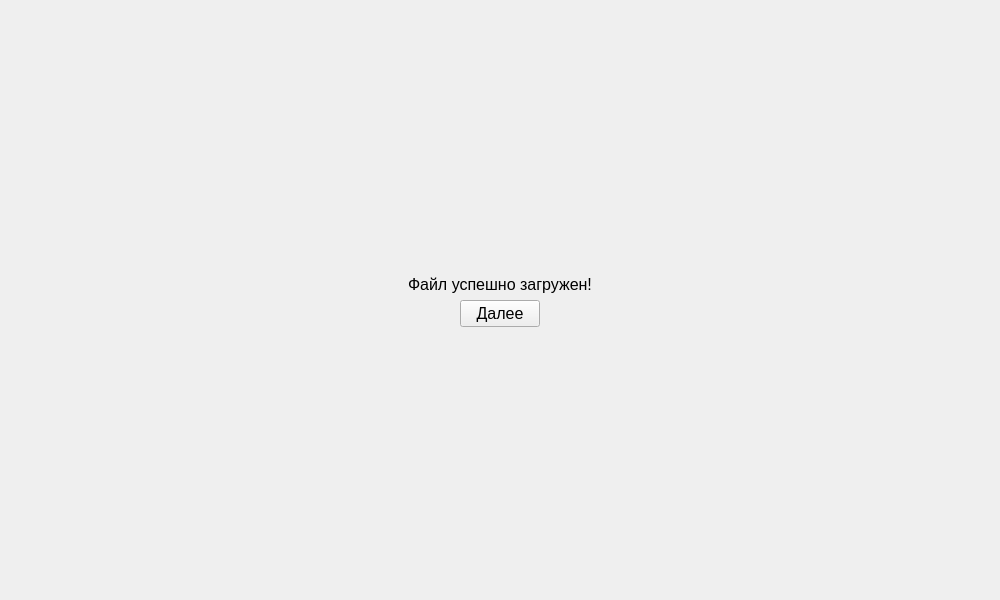
<?xml version="1.0" encoding="UTF-8"?>
<ui version="4.0">
 <class>Form</class>
 <widget class="QWidget" name="Form">
  <property name="geometry">
   <rect>
    <x>0</x>
    <y>0</y>
    <width>1000</width>
    <height>600</height>
   </rect>
  </property>
  <property name="windowTitle">
   <string>Form</string>
  </property>
  <layout class="QVBoxLayout" name="verticalLayout_3">
   <item>
    <spacer name="verticalSpacer">
     <property name="orientation">
      <enum>Qt::Vertical</enum>
     </property>
     <property name="sizeHint" stdset="0">
      <size>
       <width>20</width>
       <height>40</height>
      </size>
     </property>
    </spacer>
   </item>
   <item>
    <layout class="QHBoxLayout" name="horizontalLayout_5">
     <item>
      <layout class="QVBoxLayout" name="verticalLayout_2">
       <item>
        <layout class="QHBoxLayout" name="horizontalLayout">
         <item>
          <spacer name="horizontalSpacer">
           <property name="orientation">
            <enum>Qt::Horizontal</enum>
           </property>
           <property name="sizeHint" stdset="0">
            <size>
             <width>40</width>
             <height>20</height>
            </size>
           </property>
          </spacer>
         </item>
         <item>
          <widget class="QLabel" name="label">
           <property name="font">
            <font>
             <pointsize>12</pointsize>
            </font>
           </property>
           <property name="text">
            <string>Файл успешно загружен!</string>
           </property>
          </widget>
         </item>
         <item>
          <spacer name="horizontalSpacer_2">
           <property name="orientation">
            <enum>Qt::Horizontal</enum>
           </property>
           <property name="sizeHint" stdset="0">
            <size>
             <width>40</width>
             <height>20</height>
            </size>
           </property>
          </spacer>
         </item>
        </layout>
       </item>
       <item>
        <layout class="QHBoxLayout" name="horizontalLayout_4">
         <item>
          <spacer name="horizontalSpacer_3">
           <property name="orientation">
            <enum>Qt::Horizontal</enum>
           </property>
           <property name="sizeHint" stdset="0">
            <size>
             <width>40</width>
             <height>20</height>
            </size>
           </property>
          </spacer>
         </item>
         <item>
          <widget class="QPushButton" name="pushButton">
           <property name="font">
            <font>
             <pointsize>12</pointsize>
            </font>
           </property>
           <property name="text">
            <string>Далее</string>
           </property>
          </widget>
         </item>
         <item>
          <spacer name="horizontalSpacer_4">
           <property name="orientation">
            <enum>Qt::Horizontal</enum>
           </property>
           <property name="sizeHint" stdset="0">
            <size>
             <width>40</width>
             <height>20</height>
            </size>
           </property>
          </spacer>
         </item>
        </layout>
       </item>
      </layout>
     </item>
    </layout>
   </item>
   <item>
    <spacer name="verticalSpacer_2">
     <property name="orientation">
      <enum>Qt::Vertical</enum>
     </property>
     <property name="sizeHint" stdset="0">
      <size>
       <width>20</width>
       <height>40</height>
      </size>
     </property>
    </spacer>
   </item>
  </layout>
 </widget>
 <resources/>
 <connections/>
</ui>
